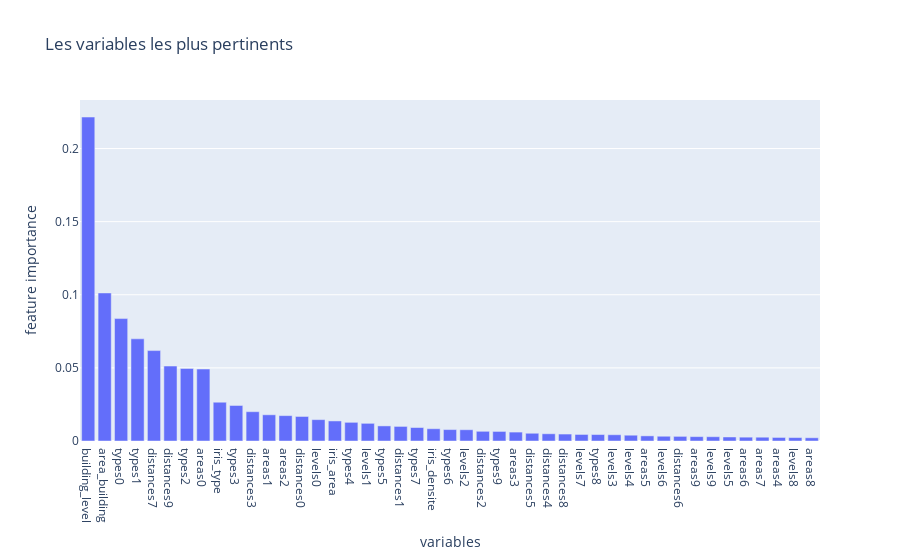

This figure's notebook cell:
### Code cell
x=model.feature_names_in_[np.flip(model.feature_importances_.argsort())]
y=np.flip(np.sort(model.feature_importances_))
fig = px.bar(pd.DataFrame({"variables":x,"feature importance":y}), x='variables', y='feature importance',title="Les variables les plus pertinents")

fig.show()

### Figure 1 — Plotly figure (JSON) as saved in the notebook; plotly's stock layout.template omitted (floating-point values rounded to 4 significant figures)
{"data": [{"alignmentgroup": "True", "hovertemplate": "variables=%{x}<br>feature importance=%{y}<extra></extra>", "legendgroup": "", "marker": {"color": "#636efa", "pattern": {"shape": ""}}, "name": "", "offsetgroup": "", "orientation": "v", "showlegend": false, "textposition": "auto", "type": "bar", "x": ["building_level", "area_building", "types0", "types1", "distances7", "distances9", "types2", "areas0", "iris_type", "types3", "distances3", "areas1", "areas2", "distances0", "levels0", "iris_area", "types4", "levels1", "types5", "distances1", "types7", "iris_densite", "types6", "levels2", "distances2", "types9", "areas3", "distances5", "distances4", "distances8", "levels7", "types8", "levels3", "levels4", "areas5", "levels6", "distances6", "areas9", "levels9", "levels5", "areas6", "areas7", "areas4", "levels8", "areas8"], "xaxis": "x", "y": [0.2215, 0.1012, 0.08371, 0.06987, 0.06183, 0.05126, 0.04961, 0.0492, 0.02652, 0.02429, 0.02005, 0.01792, 0.01735, 0.01678, 0.01461, 0.01372, 0.01277, 0.01208, 0.01032, 0.009979, 0.009212, 0.008397, 0.007807, 0.007709, 0.006637, 0.006543, 0.006101, 0.005292, 0.004943, 0.004751, 0.004482, 0.004415, 0.004282, 0.00396, 0.00351, 0.003257, 0.003163, 0.002994, 0.002933, 0.002757, 0.002628, 0.002594, 0.002431, 0.002345, 0.002202], "yaxis": "y"}], "layout": {"barmode": "relative", "legend": {"tracegroupgap": 0}, "title": {"text": "Les variables les plus pertinents"}, "xaxis": {"anchor": "y", "domain": [0, 1], "title": {"text": "variables"}}, "yaxis": {"anchor": "x", "domain": [0, 1], "title": {"text": "feature importance"}}}}
